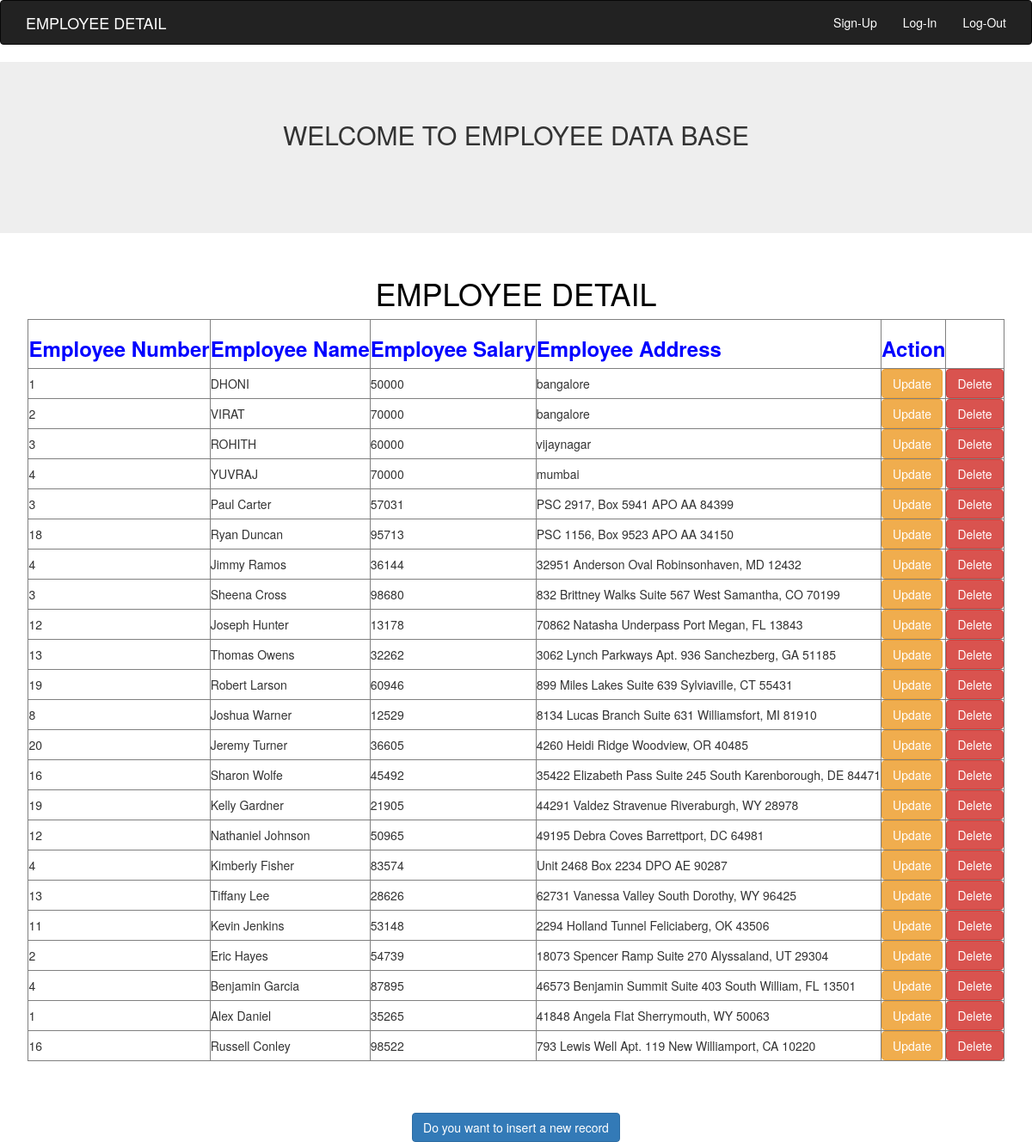
The page / on the database its author committed.
### myapp/models.py (models this page shows)
class Employee(models.Model):
    eno=models.IntegerField()
    ename=models.CharField(max_length=50)
    esal=models.IntegerField()
    eadd=models.CharField(max_length=50)

### myapp/views.py (the view)
# urls.py: url(r'^$',views.home_view),
def home_view(request):
    e=Employee.objects.all()
    d={'emp':e}
    return render(request,'myapp/home.html',d)

### templates/myapp/home.html (shortened to what this page needs)
<!DOCTYPE html>
{%extends 'myapp/parent.html'%}
    {% block for_child  %}
    <div class="jumbotron">
      <div class="container" >
      <h2><center>WELCOME TO EMPLOYEE DATA BASE </center></h2><br><br>
    </div>
    </div>
    <div class="container" align="center">
    <h1 style="color:black;">EMPLOYEE DETAIL</h1>
    <table border="1">
      <tr style="color:blue;">
        <th ><b><h3>Employee Number</b></h3></th>
        <th ><b><h3>Employee Name</b></h3></th>
        <th ><b><h3>Employee Salary</b></h3></th>
        <th><b><h3>Employee Address</b></h3></th>
        <th><b><h3>Action</b></h3></th>
      </tr>
      {%for x in emp%}
      <tr>
        <td>{{x.eno}}</td>
        <td>{{x.ename}}</td>
        <td>{{x.esal}}</td>
        <td>{{x.eadd}}</td>
        <td><a href="/update/{{x.id}}" class="btn btn-warning">Update</a></td>
        <td><a href="/delete/{{x.id}}" class="btn  btn-danger">Delete</a></td>
      </tr>
      {%endfor%}
    </table>
    <br>
    <br>
    <br>
    <a href="/insert" class="btn btn-primary">Do you want to insert a new record</a>
  </div>
    {% endblock %}

### templates/myapp/parent.html (shortened to what this page needs)
<!DOCTYPE html>
<html lang="en" dir="ltr">
  <head>
    <link rel="stylesheet" href="https://maxcdn.bootstrapcdn.com/bootstrap/3.3.7/css/bootstrap.min.css">
  </head>
  <body>
    <nav class="navbar navbar-default navbar-inverse">
      <div class="container">
        <div class="navbar-header">
          <a  class="navbar-brand"href="/" style='color:white;'>EMPLOYEE DETAIL </a>
        </div>
        <ul class="nav navbar-nav navbar-right">
          <li><a href="/signup" style='color:white;'>Sign-Up</li></a>
          <li><a href="/accounts/login/" style='color:white;'>Log-In</li></a>
          <li><a href="/accounts/logout/" style='color:white;'>Log-Out</li></a>
        </ul>
      </div>
    </nav>
    {%block for_child%}
    {% endblock %}
  </body>
</html>

### rows shown on the page
Employee: eno "1", ename "DHONI", esal "50000", eadd "bangalore"
Employee: eno "2", ename "VIRAT", esal "70000", eadd "bangalore"
Employee: eno "3", ename "ROHITH", esal "60000", eadd "vijaynagar"
Employee: eno "4", ename "YUVRAJ", esal "70000", eadd "mumbai"
Employee: eno "3", ename "Paul Carter", esal "57031", eadd "PSC 2917, Box 5941 APO AA 84399"
Employee: eno "18", ename "Ryan Duncan", esal "95713", eadd "PSC 1156, Box 9523 APO AA 34150"
Employee: eno "4", ename "Jimmy Ramos", esal "36144", eadd "32951 Anderson Oval Robinsonhaven, MD 12432"
Employee: eno "3", ename "Sheena Cross", esal "98680", eadd "832 Brittney Walks Suite 567 West Samantha, CO 70199"
Employee: eno "12", ename "Joseph Hunter", esal "13178", eadd "70862 Natasha Underpass Port Megan, FL 13843"
Employee: eno "13", ename "Thomas Owens", esal "32262", eadd "3062 Lynch Parkways Apt. 936 Sanchezberg, GA 51185"
Employee: eno "19", ename "Robert Larson", esal "60946", eadd "899 Miles Lakes Suite 639 Sylviaville, CT 55431"
Employee: eno "8", ename "Joshua Warner", esal "12529", eadd "8134 Lucas Branch Suite 631 Williamsfort, MI 81910"
Employee: eno "20", ename "Jeremy Turner", esal "36605", eadd "4260 Heidi Ridge Woodview, OR 40485"
Employee: eno "16", ename "Sharon Wolfe", esal "45492", eadd "35422 Elizabeth Pass Suite 245 South Karenborough, DE 84471"
Employee: eno "19", ename "Kelly Gardner", esal "21905", eadd "44291 Valdez Stravenue Riveraburgh, WY 28978"
Employee: eno "12", ename "Nathaniel Johnson", esal "50965", eadd "49195 Debra Coves Barrettport, DC 64981"
Employee: eno "4", ename "Kimberly Fisher", esal "83574", eadd "Unit 2468 Box 2234 DPO AE 90287"
Employee: eno "13", ename "Tiffany Lee", esal "28626", eadd "62731 Vanessa Valley South Dorothy, WY 96425"
Employee: eno "11", ename "Kevin Jenkins", esal "53148", eadd "2294 Holland Tunnel Feliciaberg, OK 43506"
Employee: eno "2", ename "Eric Hayes", esal "54739", eadd "18073 Spencer Ramp Suite 270 Alyssaland, UT 29304"
Employee: eno "4", ename "Benjamin Garcia", esal "87895", eadd "46573 Benjamin Summit Suite 403 South William, FL 13501"
Employee: eno "1", ename "Alex Daniel", esal "35265", eadd "41848 Angela Flat Sherrymouth, WY 50063"
Employee: eno "16", ename "Russell Conley", esal "98522", eadd "793 Lewis Well Apt. 119 New Williamport, CA 10220"
